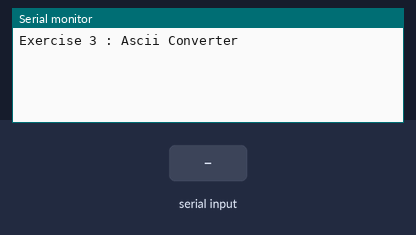
The sketch below on a simulated Arduino Uno, built with avr-gcc and run on an emulated ATmega328P. Shown: the last lines printed to the serial monitor. The inputs (shaded band) are chosen by the test bench.

Above: at 1.2 s.
1.3 s: "1" received over Serial
At 1.6 s:
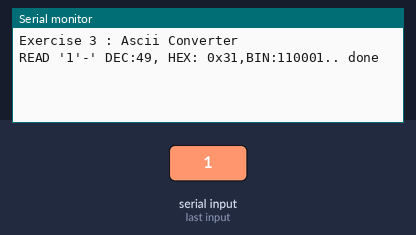
2.8 s: "0" received over Serial
At 4.0 s:
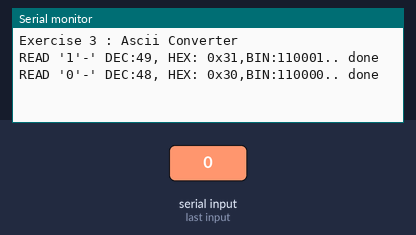
4.3 s: "2" received over Serial
At 5.1 s:
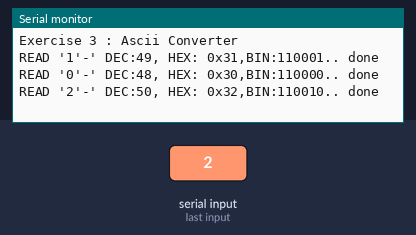

Measured:
- after the input at 1.3 s, the serial monitor: prints a new line at once (image 1)
- after the input at 2.8 s, the serial monitor: prints a new line at once (image 2)
- after the input at 4.3 s, the serial monitor: prints a new line at once (image 3)

The sketch:

sketch_feb05c.ino
```cpp
const int pushButton=8;

void setup(){
    Serial.begin(9600);
    pinMode(pushButton,INPUT_PULLUP);
    Serial.println("Exercise 3 : Ascii Converter");
}
int readData=0;


void loop(){
    if (Serial.available()>0)
        {
         readData=Serial.read();
         Serial.print("READ '");
             Serial.write(readData);
             Serial.print("'-'");
             Serial.print(" DEC:");
             Serial.print(readData,DEC);
             Serial.print(", HEX: 0x");
             Serial.print(readData,HEX);
             Serial.print(",BIN:");
             Serial.print(readData,BIN);
             Serial.println(".. done");

        }

}
```
